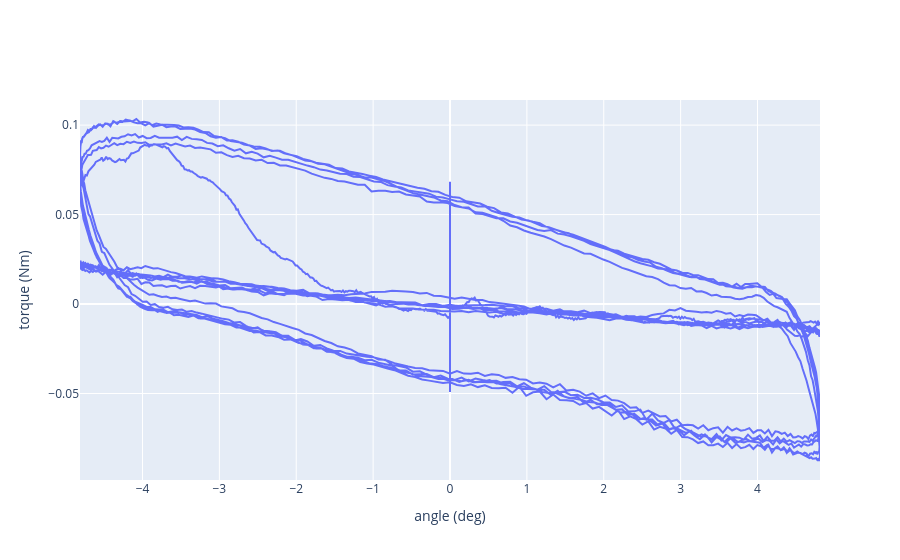

Here is the notebook cell this chart was saved with:
### Code cell
fig = go.Figure()
fig.add_trace(go.Scatter(x=angle, y=forcetorque[3,:]))
fig.update_yaxes(title_text="torque (Nm)")
fig.update_xaxes(title_text="angle (deg)")

### Figure 1 — Plotly figure (JSON) as saved in the notebook; plotly's stock layout.template omitted (floating-point values rounded to 4 significant figures; data arrays with more than 128 entries replaced by an {"elided": "..."} marker saying what was removed)
{"data": [{"type": "scatter", "x": {"elided": "9667 float values"}, "y": {"elided": "9667 float values"}}], "layout": {"xaxis": {"title": {"text": "angle (deg)"}}, "yaxis": {"title": {"text": "torque (Nm)"}}}}
